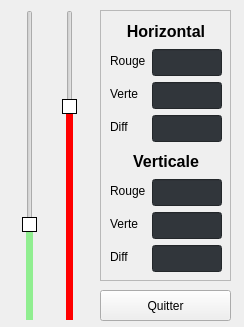
<?xml version="1.0" encoding="UTF-8"?>
<ui version="4.0">
 <class>LinePlotMeasurementDialog</class>
 <widget class="QWidget" name="LinePlotMeasurementDialog">
  <property name="geometry">
   <rect>
    <x>0</x>
    <y>0</y>
    <width>244</width>
    <height>327</height>
   </rect>
  </property>
  <property name="windowTitle">
   <string>Form</string>
  </property>
  <property name="styleSheet">
   <string notr="true"/>
  </property>
  <widget class="QPushButton" name="pushButton_close">
   <property name="geometry">
    <rect>
     <x>100</x>
     <y>290</y>
     <width>131</width>
     <height>31</height>
    </rect>
   </property>
   <property name="text">
    <string>Quitter</string>
   </property>
  </widget>
  <widget class="QSlider" name="verticalSlider_green">
   <property name="geometry">
    <rect>
     <x>20</x>
     <y>10</y>
     <width>20</width>
     <height>310</height>
    </rect>
   </property>
   <property name="styleSheet">
    <string notr="true">QSlider::handle::vertical { border-color: black; border: 1px solid; background: white; }

QSlider::add-page:vertical { background: lightgreen }

</string>
   </property>
   <property name="maximum">
    <number>10000</number>
   </property>
   <property name="value">
    <number>3000</number>
   </property>
   <property name="orientation">
    <enum>Qt::Vertical</enum>
   </property>
  </widget>
  <widget class="QSlider" name="verticalSlider_red">
   <property name="geometry">
    <rect>
     <x>60</x>
     <y>10</y>
     <width>20</width>
     <height>310</height>
    </rect>
   </property>
   <property name="styleSheet">
    <string notr="true">QSlider::handle::vertical { border-color: black; border: 1px solid; background: white; }

QSlider::add-page:vertical { background: red }</string>
   </property>
   <property name="minimum">
    <number>0</number>
   </property>
   <property name="maximum">
    <number>10000</number>
   </property>
   <property name="pageStep">
    <number>1</number>
   </property>
   <property name="value">
    <number>7000</number>
   </property>
   <property name="orientation">
    <enum>Qt::Vertical</enum>
   </property>
  </widget>
  <widget class="QFrame" name="frame">
   <property name="geometry">
    <rect>
     <x>100</x>
     <y>10</y>
     <width>131</width>
     <height>271</height>
    </rect>
   </property>
   <property name="frameShape">
    <enum>QFrame::StyledPanel</enum>
   </property>
   <property name="frameShadow">
    <enum>QFrame::Raised</enum>
   </property>
   <widget class="QWidget" name="verticalLayoutWidget">
    <property name="geometry">
     <rect>
      <x>10</x>
      <y>10</y>
      <width>112</width>
      <height>122</height>
     </rect>
    </property>
    <layout class="QVBoxLayout" name="verticalLayout">
     <item>
      <widget class="QLabel" name="p_label_signal_noise">
       <property name="text">
        <string>&lt;html&gt;&lt;head/&gt;&lt;body&gt;&lt;p align=&quot;center&quot;&gt;&lt;span style=&quot; font-size:12pt; font-weight:600;&quot;&gt;Horizontal&lt;/span&gt;&lt;/p&gt;&lt;/body&gt;&lt;/html&gt;</string>
       </property>
      </widget>
     </item>
     <item>
      <layout class="QFormLayout" name="formLayout_3">
       <item row="0" column="0">
        <widget class="QLabel" name="label_6">
         <property name="text">
          <string>Rouge</string>
         </property>
        </widget>
       </item>
       <item row="1" column="0">
        <widget class="QLabel" name="label_7">
         <property name="text">
          <string>Verte</string>
         </property>
        </widget>
       </item>
       <item row="2" column="0">
        <widget class="QLabel" name="label_8">
         <property name="text">
          <string>Diff</string>
         </property>
        </widget>
       </item>
       <item row="0" column="1">
        <widget class="QLineEdit" name="lineEdit_horisontal_red">
         <property name="font">
          <font>
           <pointsize>12</pointsize>
          </font>
         </property>
         <property name="styleSheet">
          <string notr="true">background: rgb(49, 54, 59);
color: cornflowerblue;
</string>
         </property>
         <property name="alignment">
          <set>Qt::AlignCenter</set>
         </property>
         <property name="readOnly">
          <bool>true</bool>
         </property>
        </widget>
       </item>
       <item row="1" column="1">
        <widget class="QLineEdit" name="lineEdit_horisontal_green">
         <property name="font">
          <font>
           <pointsize>12</pointsize>
          </font>
         </property>
         <property name="styleSheet">
          <string notr="true">background: rgb(49, 54, 59);
color: cornflowerblue;
</string>
         </property>
         <property name="alignment">
          <set>Qt::AlignCenter</set>
         </property>
         <property name="readOnly">
          <bool>true</bool>
         </property>
        </widget>
       </item>
       <item row="2" column="1">
        <widget class="QLineEdit" name="lineEdit_horisontal_diff">
         <property name="font">
          <font>
           <pointsize>12</pointsize>
          </font>
         </property>
         <property name="styleSheet">
          <string notr="true">background: rgb(49, 54, 59);
color: CornflowerBlue;
</string>
         </property>
         <property name="alignment">
          <set>Qt::AlignCenter</set>
         </property>
         <property name="readOnly">
          <bool>true</bool>
         </property>
        </widget>
       </item>
      </layout>
     </item>
    </layout>
   </widget>
   <widget class="QWidget" name="verticalLayoutWidget_2">
    <property name="geometry">
     <rect>
      <x>10</x>
      <y>140</y>
      <width>112</width>
      <height>122</height>
     </rect>
    </property>
    <layout class="QVBoxLayout" name="verticalLayout_2">
     <item>
      <widget class="QLabel" name="p_label_signal_noise_2">
       <property name="text">
        <string>&lt;html&gt;&lt;head/&gt;&lt;body&gt;&lt;p align=&quot;center&quot;&gt;&lt;span style=&quot; font-size:12pt; font-weight:600;&quot;&gt;Verticale&lt;/span&gt;&lt;/p&gt;&lt;/body&gt;&lt;/html&gt;</string>
       </property>
      </widget>
     </item>
     <item>
      <layout class="QFormLayout" name="formLayout_2">
       <item row="0" column="0">
        <widget class="QLabel" name="label_3">
         <property name="text">
          <string>Rouge</string>
         </property>
        </widget>
       </item>
       <item row="1" column="0">
        <widget class="QLabel" name="label_4">
         <property name="text">
          <string>Verte</string>
         </property>
        </widget>
       </item>
       <item row="2" column="0">
        <widget class="QLabel" name="label_5">
         <property name="text">
          <string>Diff</string>
         </property>
        </widget>
       </item>
       <item row="0" column="1">
        <widget class="QLineEdit" name="lineEdit_vertical_red">
         <property name="font">
          <font>
           <pointsize>12</pointsize>
          </font>
         </property>
         <property name="styleSheet">
          <string notr="true">background: rgb(49, 54, 59);
color: cornflowerblue;
</string>
         </property>
         <property name="alignment">
          <set>Qt::AlignCenter</set>
         </property>
         <property name="readOnly">
          <bool>true</bool>
         </property>
        </widget>
       </item>
       <item row="1" column="1">
        <widget class="QLineEdit" name="lineEdit_vertical_green">
         <property name="font">
          <font>
           <pointsize>12</pointsize>
          </font>
         </property>
         <property name="styleSheet">
          <string notr="true">background: rgb(49, 54, 59);
color: cornflowerblue;
</string>
         </property>
         <property name="alignment">
          <set>Qt::AlignCenter</set>
         </property>
         <property name="readOnly">
          <bool>true</bool>
         </property>
        </widget>
       </item>
       <item row="2" column="1">
        <widget class="QLineEdit" name="lineEdit_vertical_diff">
         <property name="font">
          <font>
           <pointsize>12</pointsize>
          </font>
         </property>
         <property name="styleSheet">
          <string notr="true">background: rgb(49, 54, 59);
color: CornflowerBlue;
</string>
         </property>
         <property name="alignment">
          <set>Qt::AlignCenter</set>
         </property>
         <property name="readOnly">
          <bool>true</bool>
         </property>
        </widget>
       </item>
      </layout>
     </item>
    </layout>
   </widget>
  </widget>
 </widget>
 <resources/>
 <connections/>
</ui>
